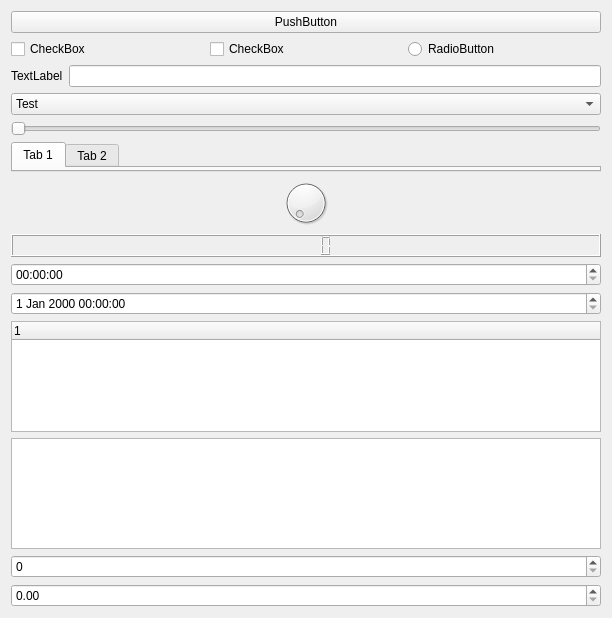
<?xml version="1.0" encoding="UTF-8"?>
<ui version="4.0">
 <class>SampleUI</class>
 <widget class="QWidget" name="SampleUI">
  <property name="geometry">
   <rect>
    <x>0</x>
    <y>0</y>
    <width>612</width>
    <height>618</height>
   </rect>
  </property>
  <property name="windowTitle">
   <string>Form</string>
  </property>
  <layout class="QVBoxLayout" name="verticalLayout">
   <item>
    <layout class="QHBoxLayout" name="horizontalLayout">
     <item>
      <widget class="QPushButton" name="pushButton">
       <property name="text">
        <string>PushButton</string>
       </property>
      </widget>
     </item>
    </layout>
   </item>
   <item>
    <layout class="QHBoxLayout" name="horizontalLayout_2">
     <item>
      <widget class="QCheckBox" name="checkBox">
       <property name="text">
        <string>CheckBox</string>
       </property>
      </widget>
     </item>
     <item>
      <widget class="QCheckBox" name="checkBox_2">
       <property name="text">
        <string>CheckBox</string>
       </property>
      </widget>
     </item>
     <item>
      <widget class="QRadioButton" name="radioButton">
       <property name="text">
        <string>RadioButton</string>
       </property>
      </widget>
     </item>
    </layout>
   </item>
   <item>
    <layout class="QHBoxLayout" name="horizontalLayout_4">
     <item>
      <widget class="QLabel" name="label">
       <property name="text">
        <string>TextLabel</string>
       </property>
      </widget>
     </item>
     <item>
      <widget class="QLineEdit" name="lineEdit"/>
     </item>
    </layout>
   </item>
   <item>
    <widget class="QComboBox" name="comboBox">
     <item>
      <property name="text">
       <string>Test</string>
      </property>
     </item>
     <item>
      <property name="text">
       <string>Test2</string>
      </property>
     </item>
     <item>
      <property name="text">
       <string>------------</string>
      </property>
     </item>
     <item>
      <property name="text">
       <string>Three</string>
      </property>
     </item>
     <item>
      <property name="text">
       <string>Four</string>
      </property>
     </item>
    </widget>
   </item>
   <item>
    <widget class="QSlider" name="horizontalSlider">
     <property name="orientation">
      <enum>Qt::Horizontal</enum>
     </property>
    </widget>
   </item>
   <item>
    <widget class="QTabWidget" name="tabWidget">
     <widget class="QWidget" name="tab">
      <attribute name="title">
       <string>Tab 1</string>
      </attribute>
     </widget>
     <widget class="QWidget" name="tab_2">
      <attribute name="title">
       <string>Tab 2</string>
      </attribute>
     </widget>
    </widget>
   </item>
   <item>
    <widget class="QDial" name="dial"/>
   </item>
   <item>
    <widget class="QLCDNumber" name="lcdNumber"/>
   </item>
   <item>
    <widget class="QTimeEdit" name="timeEdit"/>
   </item>
   <item>
    <widget class="QDateTimeEdit" name="dateTimeEdit"/>
   </item>
   <item>
    <widget class="QTreeWidget" name="treeWidget">
     <column>
      <property name="text">
       <string notr="true">1</string>
      </property>
     </column>
    </widget>
   </item>
   <item>
    <widget class="QGraphicsView" name="graphicsView"/>
   </item>
   <item>
    <widget class="QSpinBox" name="spinBox"/>
   </item>
   <item>
    <widget class="QDoubleSpinBox" name="doubleSpinBox"/>
   </item>
  </layout>
 </widget>
 <resources/>
 <connections/>
</ui>
